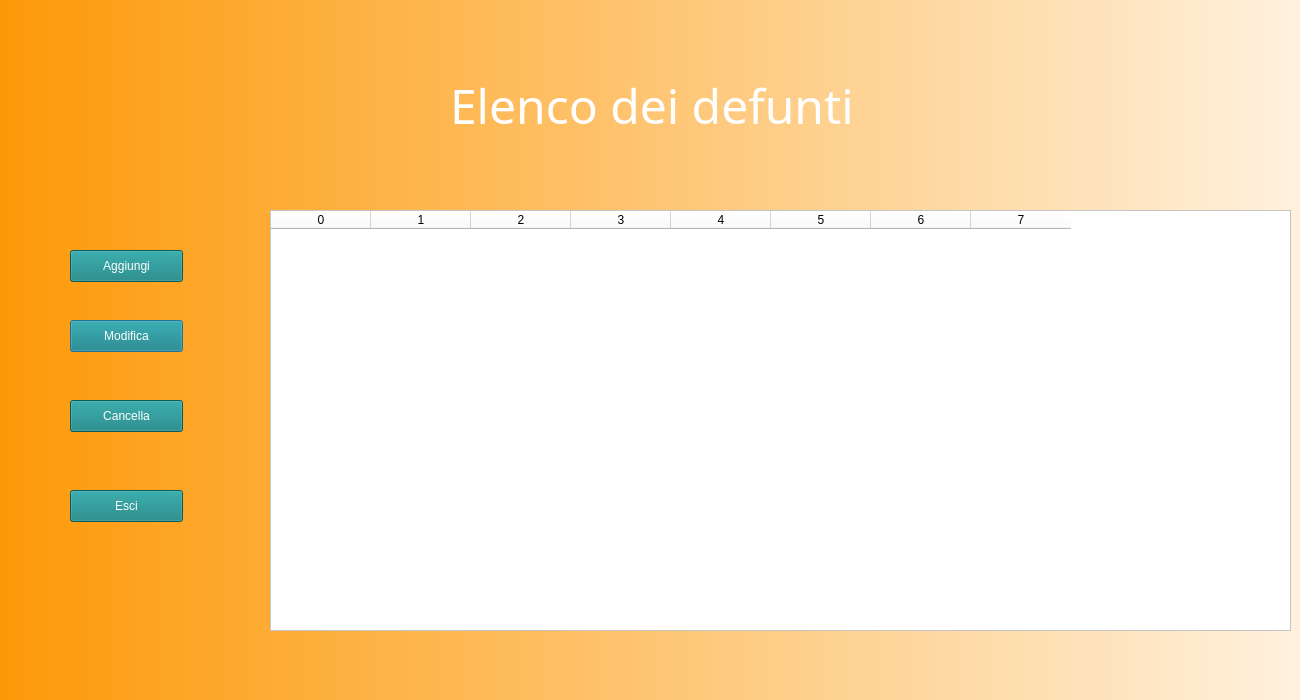
<?xml version="1.0" encoding="UTF-8"?>
<ui version="4.0">
 <class>Dialog</class>
 <widget class="QDialog" name="Dialog">
  <property name="geometry">
   <rect>
    <x>0</x>
    <y>0</y>
    <width>1300</width>
    <height>700</height>
   </rect>
  </property>
  <property name="windowTitle">
   <string>Dialog</string>
  </property>
  <widget class="QWidget" name="bgwidget" native="true">
   <property name="geometry">
    <rect>
     <x>0</x>
     <y>0</y>
     <width>1500</width>
     <height>800</height>
    </rect>
   </property>
   <property name="styleSheet">
    <string notr="true">QWidget#bgwidget{
	background-color: qlineargradient(spread:pad, x1:0, y1:0, x2:1, y2:0, stop:0 rgba(253, 153, 8, 255), stop:1 rgba(255, 255, 255, 255));

}</string>
   </property>
   <widget class="QLabel" name="image">
    <property name="enabled">
     <bool>true</bool>
    </property>
    <property name="geometry">
     <rect>
      <x>-200</x>
      <y>-270</y>
      <width>1800</width>
      <height>1300</height>
     </rect>
    </property>
    <property name="styleSheet">
     <string notr="true">border-radius:50%;
image: url(:/images/1.png);
</string>
    </property>
    <property name="text">
     <string/>
    </property>
    <property name="scaledContents">
     <bool>true</bool>
    </property>
   </widget>
   <widget class="QLabel" name="label">
    <property name="geometry">
     <rect>
      <x>450</x>
      <y>60</y>
      <width>441</width>
      <height>91</height>
     </rect>
    </property>
    <property name="font">
     <font>
      <family>Bangla MN</family>
      <pointsize>36</pointsize>
      <weight>50</weight>
      <italic>false</italic>
      <bold>false</bold>
     </font>
    </property>
    <property name="styleSheet">
     <string notr="true">font: 36pt;
background: transparent;
color: rgb(255,255,255);</string>
    </property>
    <property name="text">
     <string>Elenco dei defunti</string>
    </property>
   </widget>
   <widget class="QPushButton" name="btnModifica">
    <property name="geometry">
     <rect>
      <x>70</x>
      <y>320</y>
      <width>113</width>
      <height>32</height>
     </rect>
    </property>
    <property name="styleSheet">
     <string notr="true">color: rgb(255, 255, 255);
background-color: rgb(16, 128, 128);</string>
    </property>
    <property name="text">
     <string>Modifica</string>
    </property>
   </widget>
   <widget class="QPushButton" name="btnCancella">
    <property name="geometry">
     <rect>
      <x>70</x>
      <y>400</y>
      <width>113</width>
      <height>32</height>
     </rect>
    </property>
    <property name="styleSheet">
     <string notr="true">color: rgb(255, 255, 255);
background-color: rgb(16, 128, 128);</string>
    </property>
    <property name="text">
     <string>Cancella</string>
    </property>
   </widget>
   <widget class="QPushButton" name="btnAggiungi">
    <property name="geometry">
     <rect>
      <x>70</x>
      <y>250</y>
      <width>113</width>
      <height>32</height>
     </rect>
    </property>
    <property name="styleSheet">
     <string notr="true">color: rgb(255, 255, 255);
background-color: rgb(16, 128, 128);</string>
    </property>
    <property name="text">
     <string>Aggiungi</string>
    </property>
   </widget>
   <widget class="QPushButton" name="btnEsci">
    <property name="geometry">
     <rect>
      <x>70</x>
      <y>490</y>
      <width>113</width>
      <height>32</height>
     </rect>
    </property>
    <property name="styleSheet">
     <string notr="true">color: rgb(255, 255, 255);
background-color: rgb(16, 128, 128);</string>
    </property>
    <property name="text">
     <string>Esci</string>
    </property>
   </widget>
   <widget class="QTableWidget" name="tableWidget">
    <property name="geometry">
     <rect>
      <x>270</x>
      <y>210</y>
      <width>1021</width>
      <height>421</height>
     </rect>
    </property>
    <property name="styleSheet">
     <string notr="true">background: rgb(255,255,255);
</string>
    </property>
    <column>
     <property name="text">
      <string>0</string>
     </property>
    </column>
    <column>
     <property name="text">
      <string>1</string>
     </property>
    </column>
    <column>
     <property name="text">
      <string>2</string>
     </property>
    </column>
    <column>
     <property name="text">
      <string>3</string>
     </property>
    </column>
    <column>
     <property name="text">
      <string>4</string>
     </property>
    </column>
    <column>
     <property name="text">
      <string>5</string>
     </property>
    </column>
    <column>
     <property name="text">
      <string>6</string>
     </property>
    </column>
    <column>
     <property name="text">
      <string>7</string>
     </property>
    </column>
   </widget>
  </widget>
 </widget>
 <resources>
  <include location="../source.qrc"/>
 </resources>
 <connections/>
</ui>
